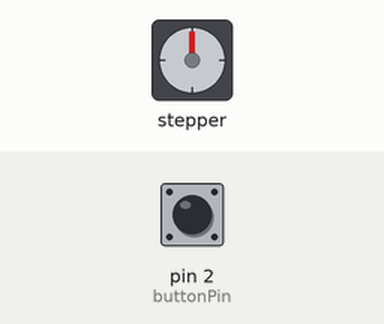
Simulated run of this sketch. Board: Arduino Uno, built with avr-gcc and run on an emulated ATmega328P. On the bench: stepper motor. The test bench sets the inputs (shaded band); at power-on: pin 2 (buttonPin) HIGH. Stepper angles assume 2048 steps per turn; what the sketch prints to the serial monitor is not drawn.

Above: at 1.2 s.
1.3 s: pin 2 (buttonPin) pulled LOW for 0.15 s
At 1.9 s:
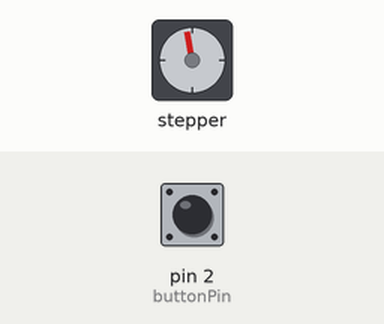
At 2.5 s:
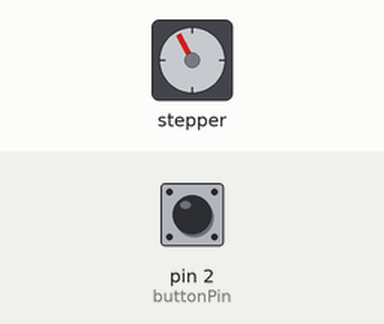
13.3 s: pin 2 (buttonPin) pulled LOW for 1 s
At 14.46 s:
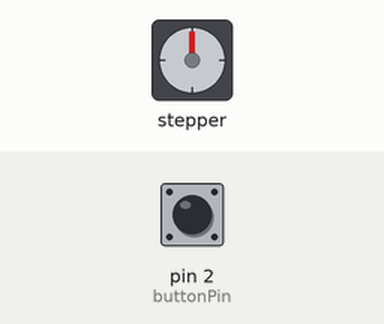
Timing chart, 0 to 22.3 s (numbered marks = the images above; inputs shaded):
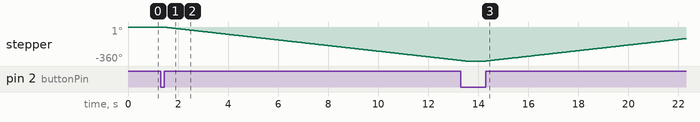

Measured:
- after the input at 1.3 s, stepper: keeps turning counter-clockwise at about 30°/s, starting after 0.15 s

The sketch:

Day8_Button_Speed_Control.ino.ino
```cpp
#include<Stepper.h>

const int stepsPerRevolution = 2048;

Stepper myStepper(stepsPerRevolution,8,10,9,11);

const int buttonPin = 2;

bool isForward = true;
int speedLevel = 1;
unsigned long buttonPressTime = 0;
bool buttonPressed = false;

void setup(){
  pinMode(buttonPin,INPUT_PULLUP);
  Serial.begin(9600);
  updateSpeed();
}

void loop(){
  bool currentState = digitalRead(buttonPin) == LOW;

  if(currentState && !buttonPressed){
    buttonPressed = true;
    buttonPressTime = millis();
  }

if(!currentState && buttonPressed){
  unsigned long pressDuration = millis() - buttonPressTime;
  buttonPressed = false;

  if(pressDuration < 2000){
    isForward = !isForward;
    Serial.println(isForward ? "正转！" : "反转！");
    myStepper.step(isForward ? stepsPerRevolution : -stepsPerRevolution);
  }
}

if (currentState && buttonPressed && (millis() - buttonPressTime) > 2000){
  speedLevel = (speedLevel % 3) + 1;
  updateSpeed();
  Serial.print("速度切换到挡位");
  Serial.println(speedLevel);
  buttonPressTime = millis();
  }
}

void updateSpeed(){
  if (speedLevel == 1) myStepper.setSpeed(5);
  else if (speedLevel == 2) myStepper.setSpeed(10);
  else myStepper.setSpeed(15);
}
```
